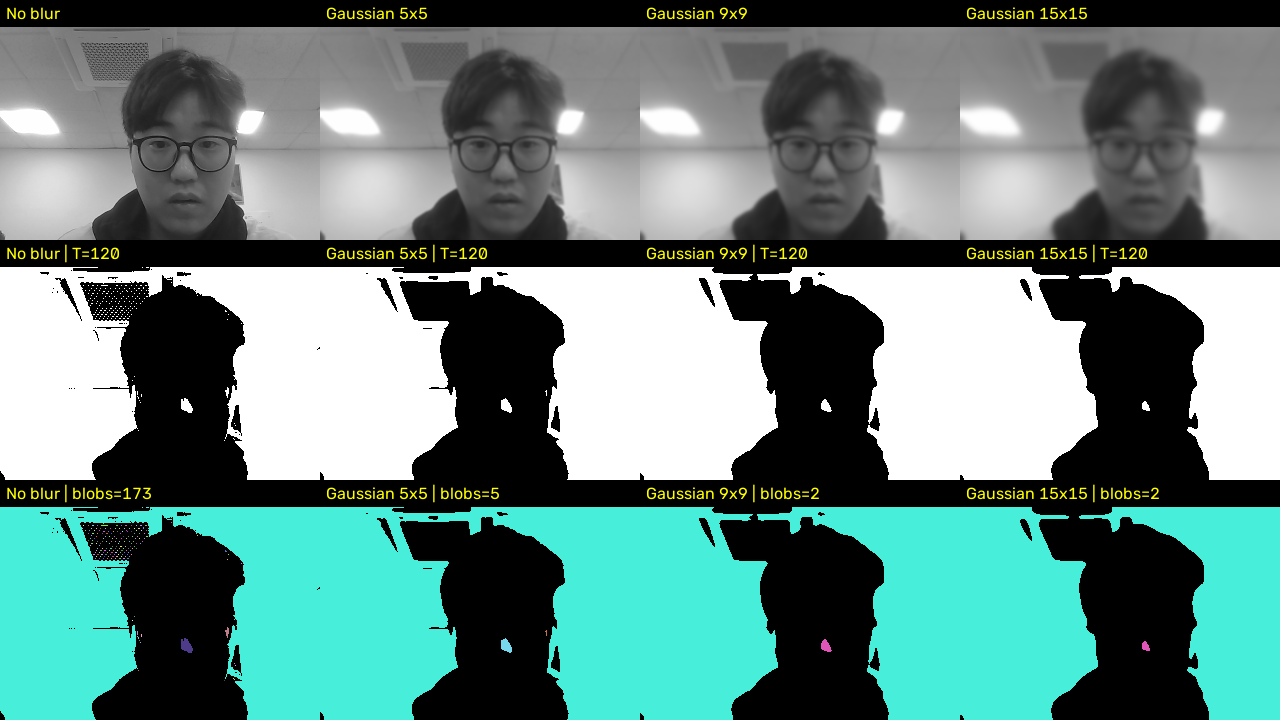
#> input picture Day9_1_Filtering/code/s1_2_capture/20261126_092744_all.png, 1280 x 720 px, given in place of the camera
$ python s1_2_blurBinary_webcam.py
#> lines starting #> are read from the running program, lines starting #| are printed output that depends on the picture; after the words box and inside, x2 and y2 are one past the last pixel; in counts of white or black regions, pixels touching at a corner belong together
import os
import time

import cv2
import numpy as np


'''설정'''
KSIZES = [0, 5, 9, 15]          # 0 = 블러 없음, 나머지는 가우시안 커널 크기(홀수)
THRESH_INIT = 120               # 이진화 임계값 초기값 (트랙바로 조절 가능)
VIEW_W, VIEW_H = 320, 240       # 결과 타일 하나의 크기
WIN = "Gaussian blur -> Binary (s: save, q: quit)"
SAVE_DIR = os.path.join(os.path.dirname(os.path.abspath(__file__)), "s1_2_capture")


'''카메라 준비'''
cap = cv2.VideoCapture(0)
if not cap.isOpened():
    print("카메라를 열 수 없다. 번호를 1로 바꿔 보거나 연결을 확인한다.")
    raise SystemExit

cv2.namedWindow(WIN)
cv2.createTrackbar("thresh", WIN, THRESH_INIT, 255, lambda v: None)


def label(img, text):
    """타일 왼쪽 위에 글자 표시 (cv2.putText는 한글 미지원이라 영문 사용)"""
    out = cv2.cvtColor(img, cv2.COLOR_GRAY2BGR) if img.ndim == 2 else img.copy()
    cv2.rectangle(out, (0, 0), (VIEW_W, 26), (0, 0, 0), -1)
    cv2.putText(out, text, (6, 19), cv2.FONT_HERSHEY_SIMPLEX, 0.55, (0, 255, 255), 1, cv2.LINE_AA)
    return out


def find_blobs(binary):
    """s1_1_blurBinary.py와 같은 방식: connectedComponents로 흰 덩어리 개수를 구한다 (배경 0번 제외)"""
    n, labels = cv2.connectedComponents(binary)
    return n - 1, labels


def color_blobs(labels):
    """덩어리마다 다른 색을 칠해 눈으로 구분할 수 있게 한다 (배경은 검정)"""
    rng = np.random.default_rng(0)
    palette = rng.integers(60, 256, (labels.max() + 1, 3), dtype=np.uint8)
    palette[0] = 0
    return palette[labels]


def save_results(results):
    """현재 프레임의 블러/이진화/덩어리 결과를 파일로 저장하고 덩어리 개수를 출력한다"""
    os.makedirs(SAVE_DIR, exist_ok=True)
    stamp = time.strftime("%Y%m%d_%H%M%S")
    print(f"\n[{stamp}] 저장 (임계값 T={t})")
    for name, file_tag, g, b, n, labels in results:
        cv2.imwrite(os.path.join(SAVE_DIR, f"{stamp}_{file_tag}_blur.png"), g)
        cv2.imwrite(os.path.join(SAVE_DIR, f"{stamp}_{file_tag}_binary.png"), b)
        cv2.imwrite(os.path.join(SAVE_DIR, f"{stamp}_{file_tag}_blobs.png"), color_blobs(labels))
        print(f"{name:10s}: 흰 덩어리 {n:4d}개")
    cv2.imwrite(os.path.join(SAVE_DIR, f"{stamp}_all.png"), view)
    print(f"→ {SAVE_DIR}")


'''카메라로 영상 읽어들이기'''
while True:
    ok, frame = cap.read()
#> frame is the input picture: shape (720, 1280, 3); mean B, G, R 129.2, 134.7, 102.8
    if not ok:
        print("프레임을 읽지 못했다.")
        break

    '''검사처리 부분'''
    gray = cv2.cvtColor(frame, cv2.COLOR_BGR2GRAY)
    gray = cv2.resize(gray, (VIEW_W, VIEW_H))
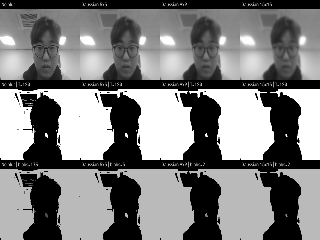
#> gray: shape (240, 320); min 0, max 255, mean 124.1
    t = cv2.getTrackbarPos("thresh", WIN)

    results = []
    blur_row, bin_row, blob_row = [], [], []
    for k in KSIZES:
        g = gray if k == 0 else cv2.GaussianBlur(gray, (k, k), 0)
        _, b = cv2.threshold(g, t, 255, cv2.THRESH_BINARY)
        n, labels = find_blobs(b)

        name = "블러 없음" if k == 0 else f"가우시안 {k}x{k}"
        tag = "noblur" if k == 0 else f"gauss{k}x{k}"
        results.append((name, tag, g, b, n, labels))

        title = "No blur" if k == 0 else f"Gaussian {k}x{k}"
        blur_row.append(label(g, title))
        bin_row.append(label(b, f"{title} | T={t}"))
        blob_row.append(label(color_blobs(labels), f"{title} | blobs={n}"))
#> this loop made 4 passes
#> n on passes 1 to 4: 130, 21, 13, 16
#> pass 1, `_, b = cv2.threshold(g, t, 255, cv2.THRESH_BINARY)`:
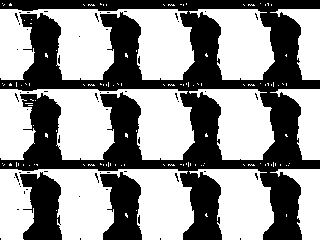
#> b: shape (240, 320); 57.5% white; 63 black regions (60 under 20 px), largest, box (x1, y1, x2, y2) and area: (0, 0, 320, 240) 28385, (20, 172, 62, 240) 1974, (100, 172, 142, 240) 1949
#> pass 1, in find_blobs, `n, labels = cv2.connectedComponents(binary)`:
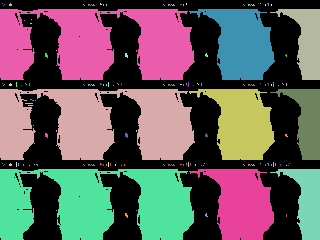
#> labels: shape (240, 320) int32; 131 distinct labels, from 0 to 130; one colour per label, 0 black
#> after the loop:
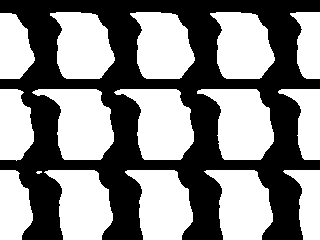
#> b: shape (240, 320); 53.6% white; 1 black region, box (x1, y1, x2, y2) and area: (0, 0, 320, 240) 35671
#> after the loop:
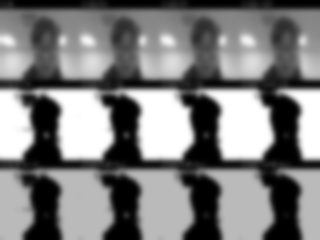
#> g: shape (240, 320); min 0, max 255, mean 124.1
#> after the loop:
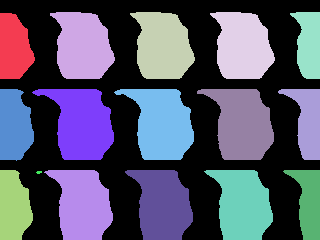
#> labels: shape (240, 320) int32; 17 distinct labels, from 0 to 16; one colour per label, 0 black
#> after the loop, bin_row = 4 items; blob_row = 4 items; blur_row = 4 items; results = 4 items

    # 1줄: 블러 결과, 2줄: 이진화 결과, 3줄: 흰 덩어리(색 구분)
    view = np.vstack([np.hstack(blur_row), np.hstack(bin_row), np.hstack(blob_row)])
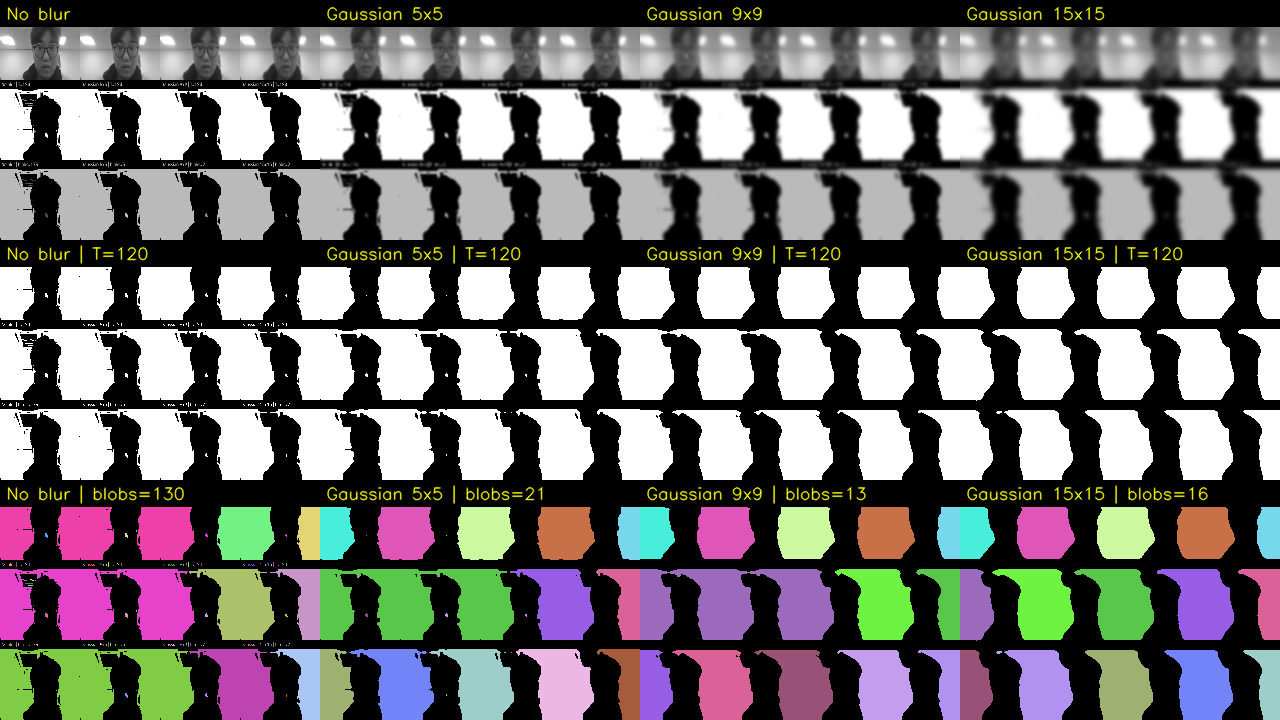
#> view: shape (720, 1280, 3); mean of channels 0, 1, 2 109, 109.1, 111.6; drawn as B, G, R
    cv2.imshow(WIN, view)

    key = cv2.waitKey(1) & 0xFF
#> (key q is pressed here)
    if key == ord("s"):
        save_results(results)
    elif key == ord("q"):
        break


'''창 닫기'''
cap.release()
cv2.destroyAllWindows()

$ run again, on Day9_1_Filtering/code/s1_2_capture/20261126_092744_gauss15x15_blobs.png
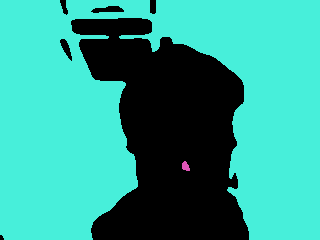
#> input picture Day9_1_Filtering/code/s1_2_capture/20261126_092744_gauss15x15_blobs.png, 320 x 240 px, given in place of the camera
#> frame is the input picture: shape (240, 320, 3); mean B, G, R 145.4, 159.3, 47.5
#> the loop `for k in KSIZES:` made 4 passes
#> n on passes 1, 2, 4: 2, 2, 1
#> after the loop `for k in KSIZES:`:
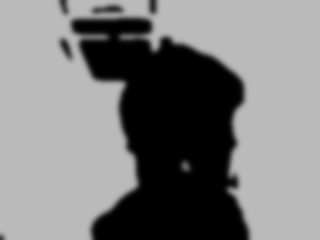
#> g: shape (240, 320); min 0, max 186, mean 124
#> after the loop `for k in KSIZES:`: bin_row = 4 items
#> `view = np.vstack([np.hstack(blur_row), np.hstack(bin_row), np.hstack(b..`:
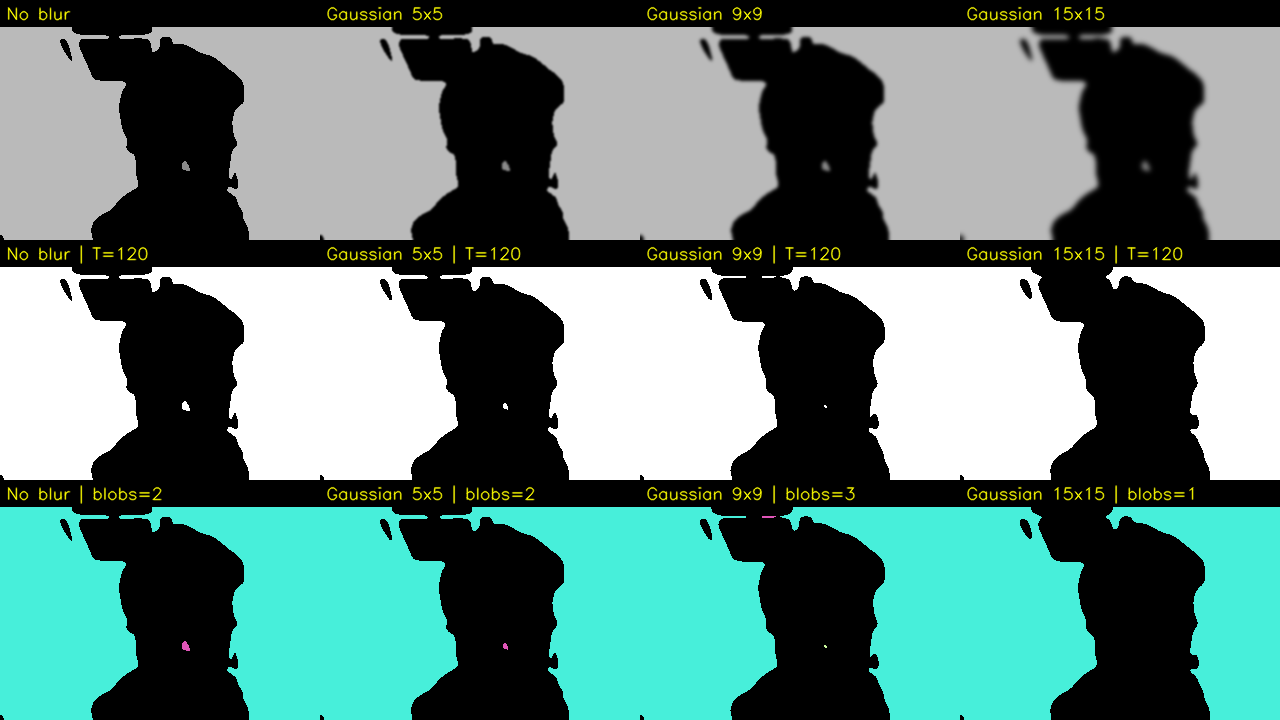
#> view: shape (720, 1280, 3); mean of channels 0, 1, 2 123.7, 129.1, 97.7; drawn as B, G, R
